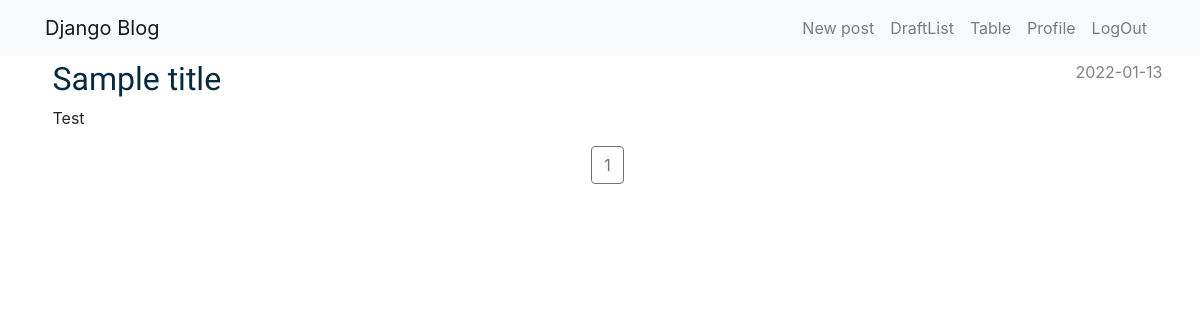
Before: /list (signed in) with the older database file.
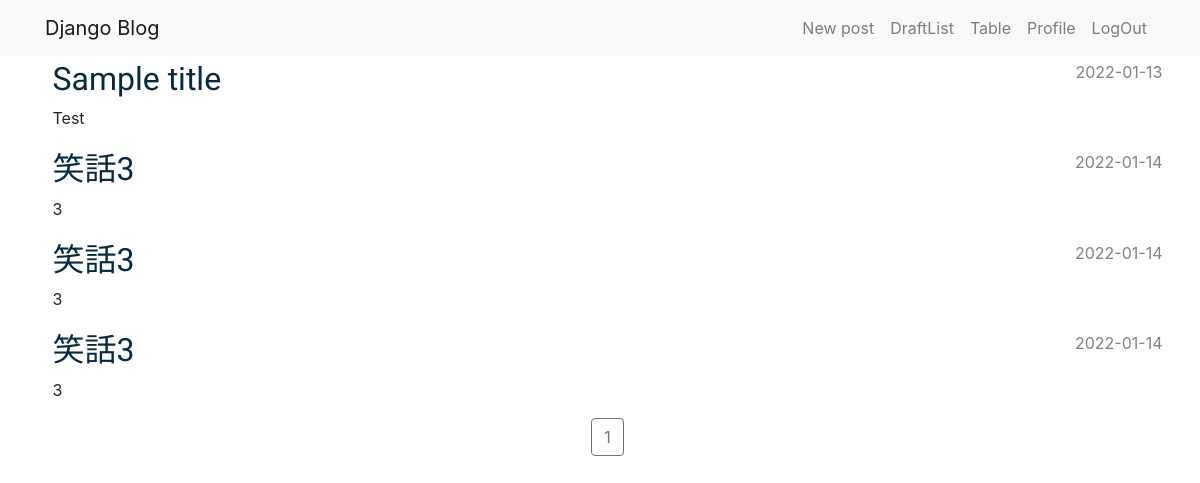
After: the same page with the newer database file.
### blog/models.py (models this page shows, shortened)
class Post(models.Model):
    author = models.ForeignKey(settings.AUTH_USER_MODEL, on_delete=models.CASCADE)
    title = models.CharField(max_length=200)
    text = models.TextField()
    created_date = models.DateTimeField(default=timezone.now)
    published_date = models.DateTimeField(blank=True, null=True)

### blog/views.py (the view)
# urls.py: path('list', views.post_list, name='post_list'),
@login_required
def post_list(request):
    posts = Post.objects.filter(published_date__lte=timezone.now()).order_by('published_date')
    paginator = Paginator(posts, 10) # Show 10 contacts per page.
    page_number = request.GET.get('page')
    page_obj = paginator.get_page(page_number)
    return render(request, 'blog/post_list.html', {'page_obj': page_obj})

### blog/templates/blog/post_list.html (shortened to what this page needs)
{% extends 'blog/base.html' %}
{% block content %}
    {% for post in page_obj %}
        <article class="post">
            <time class="date">
              {{ post.published_date|date:'Y-m-d'}}
            </time>
            <h2><a href="{% url 'post_detail' pk=post.pk %}">{{ post.title }}</a></h2>
            <p>{{ post.text|linebreaksbr }}</p>
        </article>
    {% endfor %}
    <div class="text-center">
        {% for num in page_obj.paginator.page_range %}
          {% if page_obj.number == num %}
            <a class="btn btn-outline-secondary" href="?page={{ num }}">{{ num }}</a>
          {% elif num > page_obj.number|add:'-3' and num < page_obj.number|add:'3' %}
            <a class="btn btn-outline-secondary" href="?page={{ num }}">{{ num }}</a>
          {% endif %}
        {% endfor %}
      </div>
{% endblock %}

Changed rows visible on the page:
added Post: published_date "2022-01-14", title "笑話3", text "3"
added Post: published_date "2022-01-14", title "笑話3", text "3"
added Post: published_date "2022-01-14", title "笑話3", text "3"
